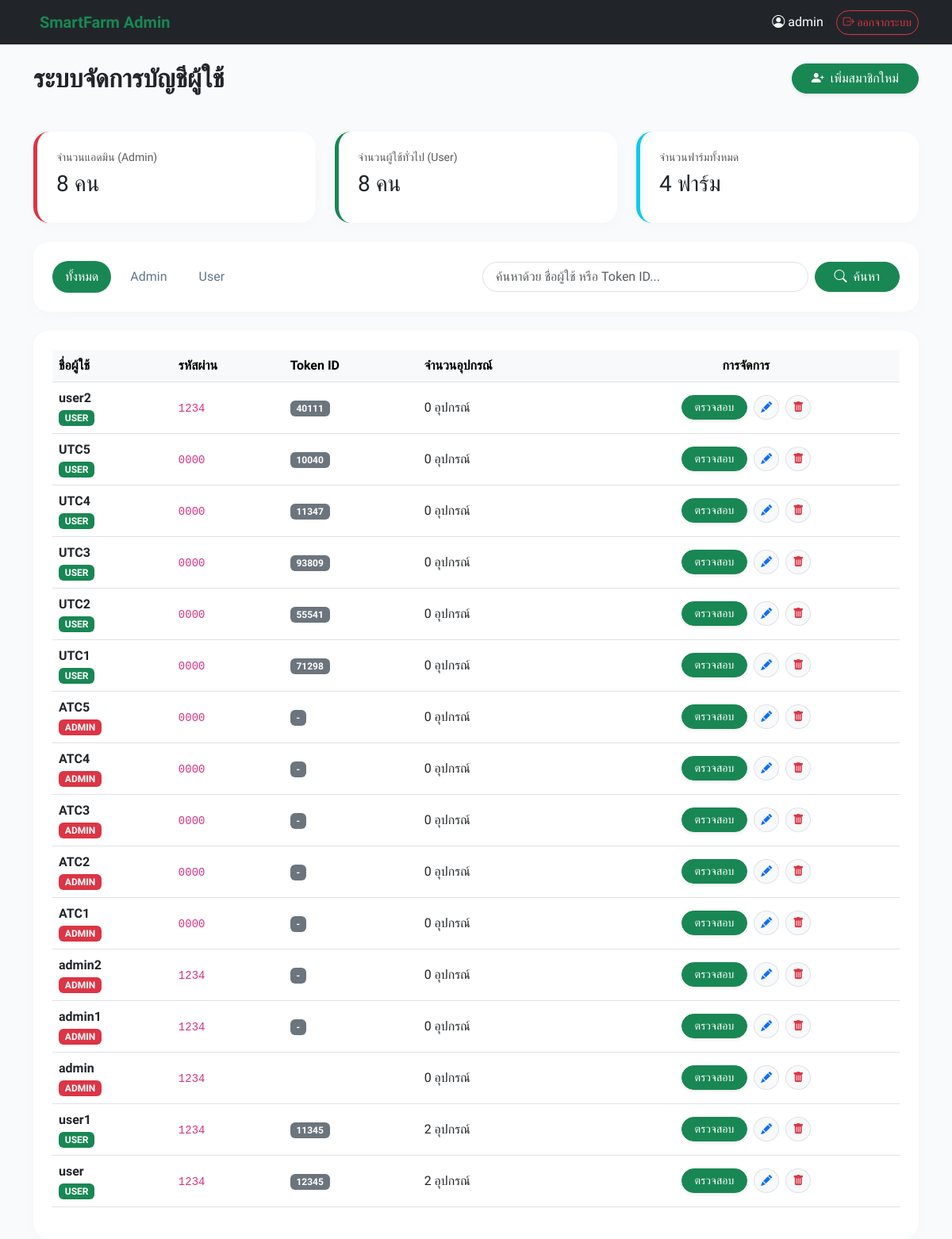
/3_web_dashboard/admin_home.php (signed in), run on the app's committed database.
### tables this page shows
CREATE TABLE `users` (
  `id` int(11) NOT NULL,
  `token_id` varchar(5) DEFAULT NULL,
  `username` varchar(50) NOT NULL,
  `password` varchar(255) NOT NULL,
  `created_at` timestamp NOT NULL DEFAULT current_timestamp(),
  `role` enum('user','admin') DEFAULT 'user'
);

### 3_web_dashboard/admin_home.php (the view, shortened to what this page needs)
<?php
require_once 'api/db_config.php';
$search = isset($_GET['search']) ? $conn->real_escape_string(trim($_GET['search'])) : '';
$role_filter = isset($_GET['role']) ? $_GET['role'] : 'all';
$total_users_res = $conn->query("SELECT COUNT(*) as count FROM users WHERE role = 'user'");
$total_users = $total_users_res->fetch_assoc()['count'];
$total_admins_res = $conn->query("SELECT COUNT(*) as count FROM users WHERE role = 'admin'");
$total_admins = $total_admins_res->fetch_assoc()['count'];
$total_farms_res = $conn->query("SELECT COUNT(*) as count FROM user_farms");
$total_farms = $total_farms_res->fetch_assoc()['count'];
$query = "SELECT users.*, COUNT(user_farms.serial_number) as total_farms
          FROM users
          LEFT JOIN user_farms ON users.id = user_farms.user_id";
$query .= " GROUP BY users.id ORDER BY users.id DESC";
$result = $conn->query($query);
?>
<!DOCTYPE html>
<html lang="th">
<head>
    <link href="https://cdn.jsdelivr.net/npm/bootstrap@5.3.0/dist/css/bootstrap.min.css" rel="stylesheet">
    <link rel="stylesheet" href="https://cdn.jsdelivr.net/npm/bootstrap-icons@1.11.1/font/bootstrap-icons.css">
</head>
<body>
<nav class="navbar navbar-dark bg-dark mb-4 sticky-top">
    <div class="container">
        <a class="navbar-brand fw-bold text-success" href="#"><i class="bi bi-leaf-fill me-2"></i>SmartFarm Admin</a>
        <div class="d-flex align-items-center">
            <span class="text-white me-3"><i class="bi bi-person-circle me-1"></i><?php echo htmlspecialchars($_SESSION['admin_user'] ?? 'Admin'); ?></span>
            <a href="?action=logout" class="btn btn-outline-danger btn-sm rounded-pill"><i class="bi bi-box-arrow-right"></i> ออกจากระบบ</a>
        </div>
    </div>
</nav>
<div class="container">
    <div class="d-flex justify-content-between align-items-center mb-4">
        <h2 class="fw-bold m-0">ระบบจัดการบัญชีผู้ใช้</h2>
        <button class="btn btn-success rounded-pill px-4 shadow-sm" data-bs-toggle="modal" data-bs-target="#addUserModal">
            <i class="bi bi-person-plus-fill me-2"></i>เพิ่มสมาชิกใหม่
        </button>
    </div>
    <div class="row g-4 mb-4 mt-2">
        <div class="col-md-4">
            <div class="card card-custom stat-card p-4 bg-white" style="border-left-color: #dc3545;">
                <h6 class="text-muted small">จำนวนแอดมิน (Admin)</h6>
                <h3><?php echo number_format($total_admins); ?> คน</h3>
            </div>
        </div>
        <div class="col-md-4">
            <div class="card card-custom stat-card p-4 bg-white">
                <h6 class="text-muted small">จำนวนผู้ใช้ทั่วไป (User)</h6>
                <h3><?php echo number_format($total_users); ?> คน</h3>
            </div>
        </div>
        <div class="col-md-4">
            <div class="card card-custom stat-card p-4 bg-white" style="border-left-color: #0dcaf0;">
                <h6 class="text-muted small">จำนวนฟาร์มทั้งหมด</h6>
                <h3><?php echo number_format($total_farms); ?> ฟาร์ม</h3>
            </div>
        </div>
    </div>
    <div class="card card-custom p-4 bg-white mb-4">
        <div class="row align-items-center g-3">
            <div class="col-lg-6">
                <ul class="nav nav-pills gap-2">
                    <li class="nav-item"><a class="nav-link <?php echo $role_filter === 'all' ? 'active' : ''; ?>" href="?role=all&search=<?php echo urlencode($search); ?>">ทั้งหมด</a></li>
                    <li class="nav-item"><a class="nav-link <?php echo $role_filter === 'admin' ? 'active' : ''; ?>" href="?role=admin&search=<?php echo urlencode($search); ?>">Admin</a></li>
                    <li class="nav-item"><a class="nav-link <?php echo $role_filter === 'user' ? 'active' : ''; ?>" href="?role=user&search=<?php echo urlencode($search); ?>">User</a></li>
                </ul>
            </div>
            <div class="col-lg-6">
                <form action="" method="GET" class="d-flex">
                    <input type="text" name="search" class="form-control rounded-pill me-2 px-3" placeholder="ค้นหาด้วย ชื่อผู้ใช้ หรือ Token ID..." value="<?php echo htmlspecialchars($search); ?>">
                    <button type="submit" class="btn btn-success rounded-pill px-4 flex-shrink-0"><i class="bi bi-search me-1"></i> ค้นหา</button>
                </form>
            </div>
        </div>
    </div>
    <div class="card card-custom p-4 bg-white">
        <div class="table-responsive">
            <table class="table table-hover align-middle">
                <thead class="table-light">
                    <tr>
                        <th>ชื่อผู้ใช้</th><th>รหัสผ่าน</th><th>Token ID</th><th>จำนวนอุปกรณ์</th><th class="text-center">การจัดการ</th>
                    </tr>
                </thead>
                <tbody>
                    <?php if ($result->num_rows > 0): ?>
                        <?php while($row = $result->fetch_assoc()): ?>
                        <tr>
                            <td>
                                <div class="fw-bold"><?php echo htmlspecialchars($row['username']); ?></div>
                                <span class="badge <?php echo $row['role'] === 'admin' ? 'bg-danger' : 'bg-success'; ?>"><?php echo strtoupper($row['role']); ?></span>
                            </td>
                            <td><code><?php echo htmlspecialchars($row['password']); ?></code></td>
                            <td><span class="badge bg-secondary"><?php echo htmlspecialchars($row['token_id'] ?? '-'); ?></span></td>
                            <td><?php echo $row['total_farms']; ?> อุปกรณ์</td>
                            <td class="text-center">
                                <div class="d-flex justify-content-center gap-2">
                                    <a href="admin_farms.php?user_id=<?php echo $row['id']; ?>" class="btn btn-sm btn-success rounded-pill px-3 shadow-sm">ตรวจสอบ</a>
                                    <button class="btn btn-sm btn-light border rounded-circle" onclick="openEditUserModal(<?php echo $row['id']; ?>, '<?php echo htmlspecialchars($row['username']); ?>', '<?php echo htmlspecialchars($row['password']); ?>', '<?php echo htmlspecialchars($row['token_id'] ?? ''); ?>')"><i class="bi bi-pencil-fill text-primary"></i></button>
                                    <button class="btn btn-sm btn-light border rounded-circle" onclick="deleteUser(<?php echo $row['id']; ?>, '<?php echo htmlspecialchars($row['username']); ?>')"><i class="bi bi-trash-fill text-danger"></i></button>
                                </div>
                            </td>
                        </tr>
                        <?php endwhile; ?>
                    <?php else: ?>
                        <tr>
                            <td colspan="5" class="text-center py-4 text-muted">ไม่พบข้อมูลผู้ใช้ที่ตรงกับเงื่อนไขการค้นหา</td>
                        </tr>
                    <?php endif; ?>
                </tbody>
            </table>
        </div>
    </div>
</div>
</body>
</html>

### 3_web_dashboard/admin_home.php (style rules this page uses)
body { font-family: 'Sarabun', sans-serif; background-color: #f8fafc; }
.card-custom { border: none; border-radius: 20px; box-shadow: 0 4px 20px rgba(0,0,0,0.02); }
.stat-card { border-left: 5px solid #198754; }
.nav-pills .nav-link { border-radius: 30px; color: #64748b; }
.nav-pills .nav-link.active { background-color: #198754; color: white; }

### data on the page
users: username "user2", role "USER", password "1234", token "40111", total_farms "0"
users: username "UTC5", role "USER", password "0000", token "10040", total_farms "0"
users: username "UTC4", role "USER", password "0000", token "11347", total_farms "0"
users: username "UTC3", role "USER", password "0000", token "93809", total_farms "0"
users: username "UTC2", role "USER", password "0000", token "55541", total_farms "0"
users: username "UTC1", role "USER", password "0000", token "71298", total_farms "0"
users: username "ATC5", role "ADMIN", password "0000", token "-", total_farms "0"
users: username "ATC4", role "ADMIN", password "0000", token "-", total_farms "0"
users: username "ATC3", role "ADMIN", password "0000", token "-", total_farms "0"
users: username "ATC2", role "ADMIN", password "0000", token "-", total_farms "0"
users: username "ATC1", role "ADMIN", password "0000", token "-", total_farms "0"
users: username "admin2", role "ADMIN", password "1234", token "-", total_farms "0"
users: username "admin1", role "ADMIN", password "1234", token "-", total_farms "0"
users: username "admin", role "ADMIN", password "1234", total_farms "0"
users: username "user1", role "USER", password "1234", token "11345", total_farms "2"
users: username "user", role "USER", password "1234", token "12345", total_farms "2"

### other printed values
$_SESSION['admin_user'] "admin"
$total_admins "8"
$total_users "8"
$total_farms "4"
